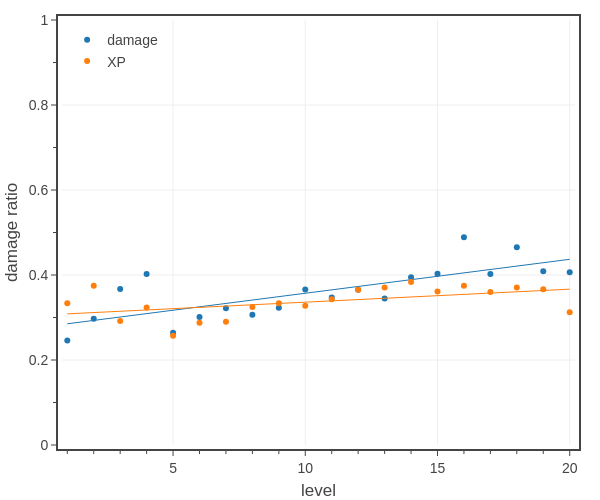

The notebook cell this image was saved under:
### Code cell
# plots the damage ratio for a party of four PCs against a single monster
import pandas as pd

def calc_damage_ratio(dfP, dfM, lvls, cr):
    p_ac  = [dfP['adj AC'].to_numpy()[lvl-1] for lvl in lvls]
    p_ab  = [dfP['adj AB'].to_numpy()[lvl-1] for lvl in lvls]
    p_dpr = [dfP['adj DPR'].to_numpy()[lvl-1] for lvl in lvls]
    p_hp  = [dfP['adj HP'].to_numpy()[lvl-1] for lvl in lvls]

    m_ac  = dfM['adj AC'].to_numpy()[cr-1]
    m_ab  = dfM['adj AB'].to_numpy()[cr-1]
    m_dpr = dfM['adj DPR'].to_numpy()[cr-1]
    m_hp  = dfM['adj HP'].to_numpy()[cr-1]

    rtw = m_hp/sum([dpr*attack_hit_crit_prob(m_ac, ab) for ab, dpr in zip(p_ab,p_dpr)])
    dmg = rtw*m_dpr*np.mean([attack_hit_crit_prob(ac, m_ab) for ac in p_ac])
    return dmg/sum(p_hp)

def calc_xp_ratio(dfP, dfM, lvls, cr):
    p_xp  = [dfP['XP'].to_numpy()[lvl-1] for lvl in lvls]
    m_xp  = dfM['XP'].to_numpy()[cr-1]
    return m_xp/sum(p_xp)

# pc stats
classes = list(PC_CLASSES.keys())
pc_data_file = f'../../_classes/xp-and-player-characters/pc data - Medium 2 short rests.json'
dfP = load_pc_data(pc_data_file, ['class','level','hit points mean','hit points multiplier','damage per round mean','attack bonus','armor class'])
dfP['adj hit points mean'] = dfP['hit points mean']*dfP['hit points multiplier']
dfP = dfP.rename({'adj hit points mean': 'adj HP', 'damage per round mean': 'adj DPR', 'attack bonus': 'adj AB', 'armor class': 'adj AC'}, axis=1)
xp_values = 0.5*np.array(ENCOUNTER_DIFFICULTIES['Daily']['XP'])
dfP['XP'] = dfP.apply(lambda row: xp_values[row['level']-1], axis=1)
dfP = dfP[dfP['class'].isin(classes)]
dfP = dfP[['level','adj HP','adj DPR','adj AC','adj AB','XP']].groupby(['level']).mean().reset_index()

# monster stats
dfM = pd.read_csv('../../assets/data/monsters.csv')
dfM = dfM[['CR','HP','adj HP','AC','adj AC','adj DPR','adj AB','XP']].groupby(['CR']).mean().reset_index()
dfM = dfM[dfM['CR'].between(1, 30)]
dfM.sort_values(by='CR', inplace=True)


# create figure
fig = go.Figure()

levels = list(range(1,21))
dmg_ratio = [calc_damage_ratio(dfP, dfM, 4*[i], i) for i in levels]
xp_ratio = [calc_xp_ratio(dfP, dfM, 4*[i], i) for i in levels]

tfb.plot_data_and_fit(
    fig, 
    levels, dmg_ratio,
    name='damage',
    legendgroup='damage',
    line=dict(color=COLORS[0], dash='solid', width=1),
    hovertemplate=
            '<b>Monsters</b><br>'+
            'level %{x}<br>'+
            'rounds %{y:.2f}'+
            '<extra></extra>',
    print_coefficients=True,
)

tfb.plot_data_and_fit(
    fig, 
    levels, xp_ratio,
    name='XP',
    legendgroup='XP',
    line=dict(color=COLORS[1], dash='solid', width=1),
    hovertemplate=
            '<b>Monsters</b><br>'+
            'level %{x}<br>'+
            'rounds %{y:.2f}'+
            '<extra></extra>',
    print_coefficients=True,
)

# show figure
fig.update_layout(
    template=tfb.FIG_TEMPLATE,
    xaxis=dict(
        title_text='level',
        range=[0.8, 20.2],
        tick0=0, dtick=5,
        minor=dict(tick0=0, dtick=1),
    ),
    yaxis=dict(
        title_text='damage ratio',
        range=[0, 1],
        tick0=0, dtick=0.2,
        minor=dict(tick0=0, dtick=0.1),
    ),
    legend=dict(
        yanchor='top',  y=0.99,
        xanchor='left', x=0.01,
    ),
    width=600, 
    height=500,
)
fig.show(config=tfb.FIG_CONFIG)

### Figure 1 — Plotly figure (JSON) as saved in the notebook; plotly's stock layout.template omitted (floating-point values rounded to 4 significant figures)
{"data": [{"hovertemplate": "<b>Monsters</b><br>level %{x}<br>rounds %{y:.2f}<extra></extra>", "legendgroup": "damage", "line": {"color": "#1f77b4", "dash": "solid", "width": 1}, "mode": "markers", "name": "damage", "type": "scatter", "x": [1, 2, 3, 4, 5, 6, 7, 8, 9, 10, 11, 12, 13, 14, 15, 16, 17, 18, 19, 20], "y": [0.2458, 0.2972, 0.3671, 0.4024, 0.264, 0.3011, 0.3219, 0.3064, 0.3227, 0.3659, 0.3471, 0.3652, 0.3446, 0.3946, 0.403, 0.4888, 0.4021, 0.4656, 0.4089, 0.4064]}, {"hoverinfo": "skip", "hovertemplate": "<b>Monsters</b><br>level %{x}<br>rounds %{y:.2f}<extra></extra>", "legendgroup": "damage", "line": {"color": "#1f77b4", "dash": "solid", "width": 1}, "mode": "lines", "name": "damage", "showlegend": false, "type": "scatter", "x": [1, 2, 3, 4, 5, 6, 7, 8, 9, 10, 11, 12, 13, 14, 15, 16, 17, 18, 19, 20], "y": [0.2852, 0.2932, 0.3011, 0.3091, 0.3171, 0.3251, 0.3331, 0.3411, 0.3491, 0.357, 0.365, 0.373, 0.381, 0.389, 0.397, 0.405, 0.413, 0.4209, 0.4289, 0.4369]}, {"hovertemplate": "<b>Monsters</b><br>level %{x}<br>rounds %{y:.2f}<extra></extra>", "legendgroup": "XP", "line": {"color": "#ff7f0e", "dash": "solid", "width": 1}, "mode": "markers", "name": "XP", "type": "scatter", "x": [1, 2, 3, 4, 5, 6, 7, 8, 9, 10, 11, 12, 13, 14, 15, 16, 17, 18, 19, 20], "y": [0.3333, 0.375, 0.2917, 0.3235, 0.2571, 0.2875, 0.29, 0.325, 0.3333, 0.3278, 0.3429, 0.3652, 0.3704, 0.3833, 0.3611, 0.375, 0.36, 0.3704, 0.3667, 0.3125]}, {"hoverinfo": "skip", "hovertemplate": "<b>Monsters</b><br>level %{x}<br>rounds %{y:.2f}<extra></extra>", "legendgroup": "XP", "line": {"color": "#ff7f0e", "dash": "solid", "width": 1}, "mode": "lines", "name": "XP", "showlegend": false, "type": "scatter", "x": [1, 2, 3, 4, 5, 6, 7, 8, 9, 10, 11, 12, 13, 14, 15, 16, 17, 18, 19, 20], "y": [0.3085, 0.3116, 0.3147, 0.3177, 0.3208, 0.3238, 0.3269, 0.3299, 0.333, 0.3361, 0.3391, 0.3422, 0.3452, 0.3483, 0.3513, 0.3544, 0.3575, 0.3605, 0.3636, 0.3666]}], "layout": {"height": 500, "legend": {"x": 0.01, "xanchor": "left", "y": 0.99, "yanchor": "top"}, "width": 600, "xaxis": {"dtick": 5, "minor": {"dtick": 1, "tick0": 0}, "range": [0.8, 20.2], "tick0": 0, "title": {"text": "level"}}, "yaxis": {"dtick": 0.2, "minor": {"dtick": 0.1, "tick0": 0}, "range": [0, 1], "tick0": 0, "title": {"text": "damage ratio"}}}}
